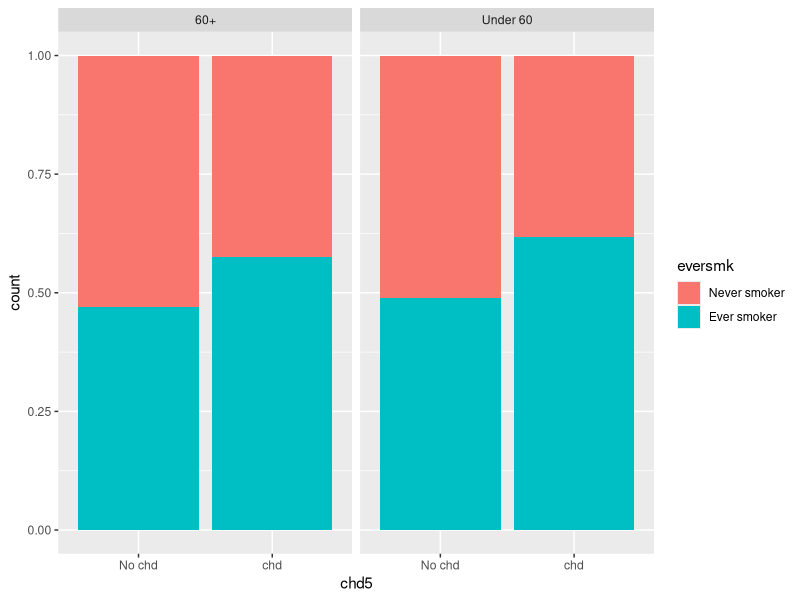
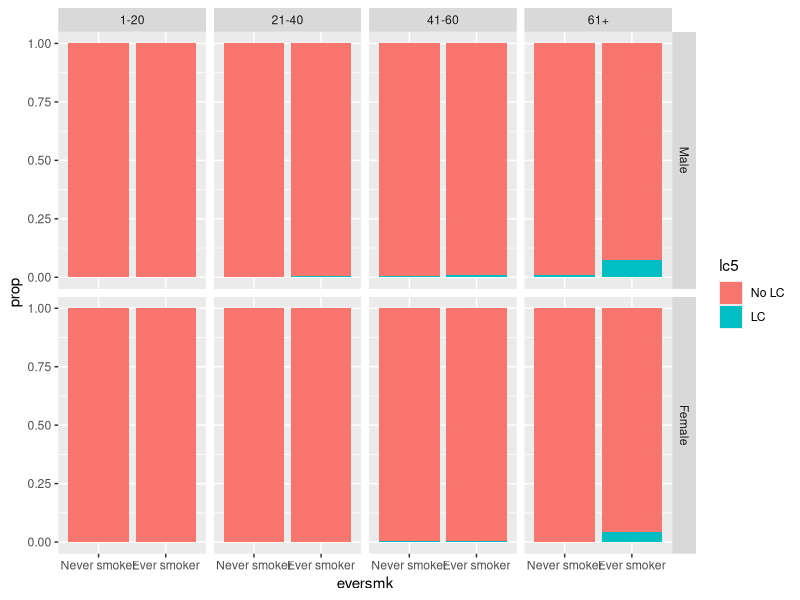
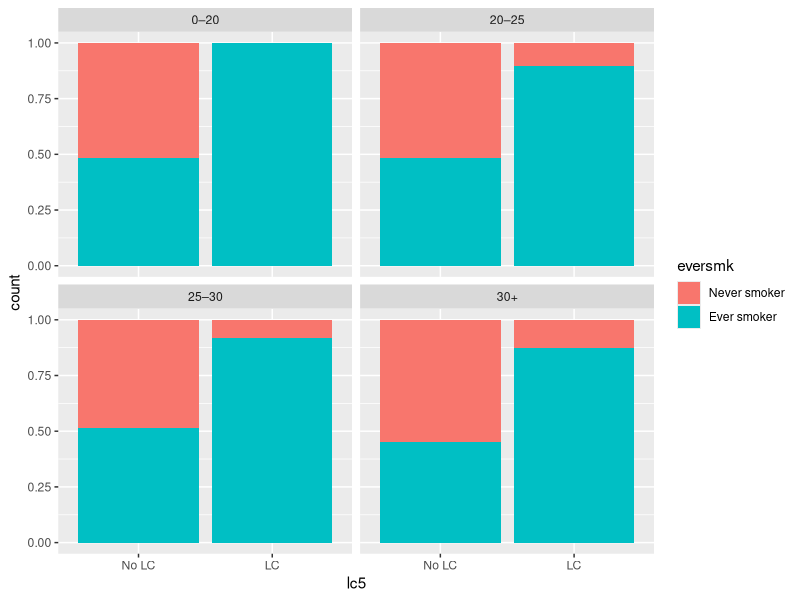
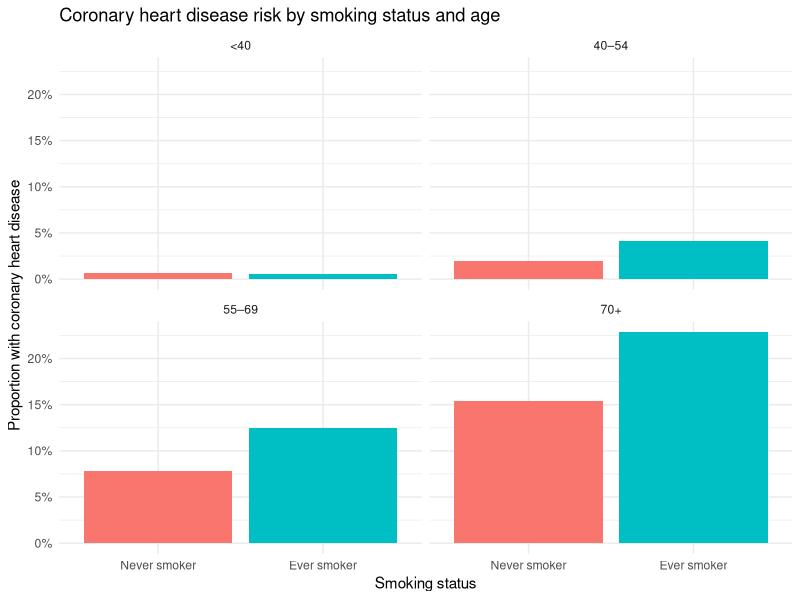
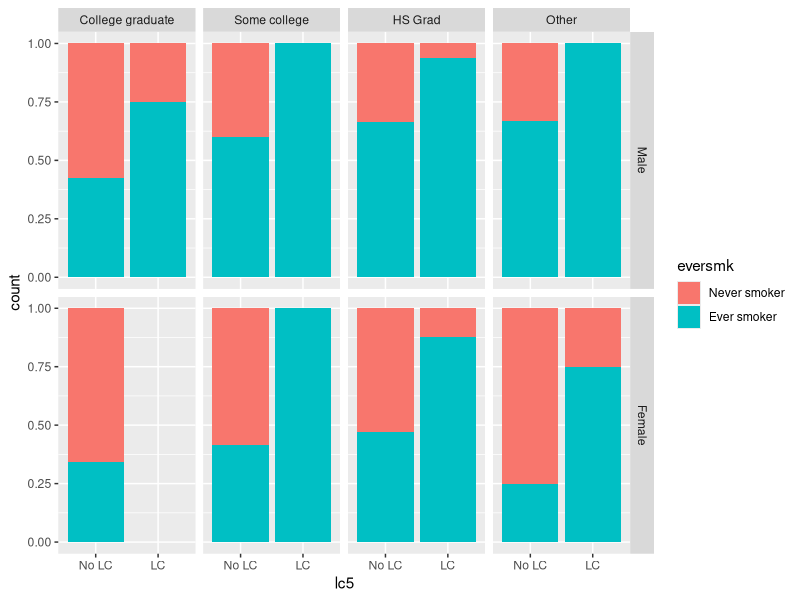
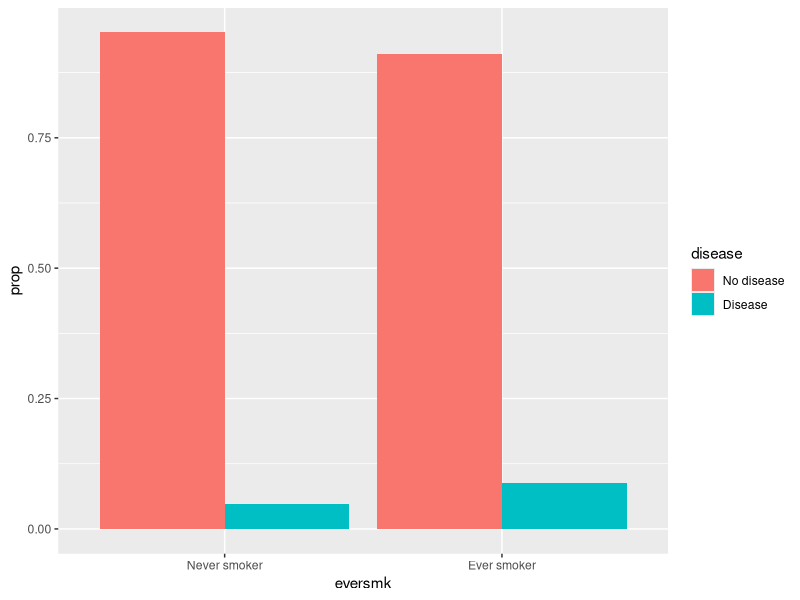
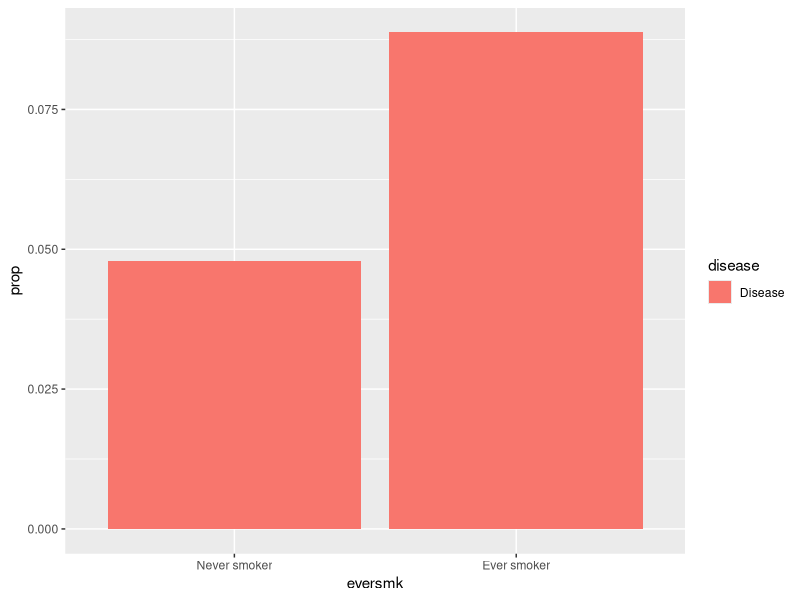
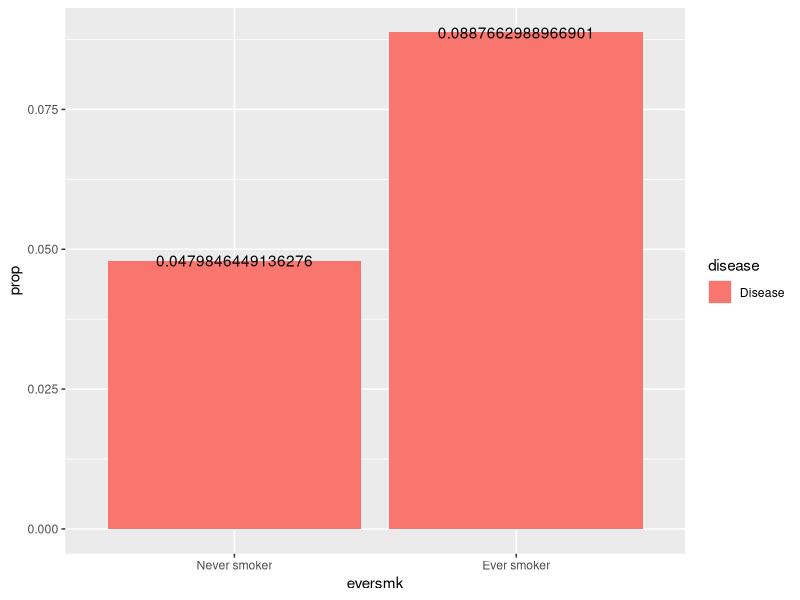

The R script that drew these images, in order:
## ---- chunk 1
knitr::opts_chunk$set(echo = TRUE, message = FALSE)
## ---- chunk 2
library(tidyverse)  # core group of tidyverse packages
library(kableExtra)  # to make nice tables
## ---- chunk 3
nmes_data <- read_csv("module_1/nmesUNPROC.csv")

### Recode eversmk into Never smoker and Ever smoker and recode chd5 into No chd and chd
nmes_data <- nmes_data %>%
  mutate(eversmk = factor(eversmk, levels = c("0", "1"), labels = c("Never smoker", "Ever smoker")),
chd5 = factor(chd5,levels = c("0", "1"), labels = c("No chd", "chd")),
### Create new column to split individuals in age groups
    age_group = ifelse(age < 60, "Under 60", "60+")
         )

ggplot(data=nmes_data) + geom_bar(mapping = aes(x=chd5, fill=eversmk), position="fill") + facet_wrap(~age_group)


## ---- chunk 4

## ---- chunk 5
nmes_data <- read_csv("module_1/nmesUNPROC.csv")

nmes_data <- nmes_data %>%
  mutate(eversmk = factor(eversmk, 
                          levels = c("0", "1"), 
                          labels = c("Never smoker", "Ever smoker")),
         lc5 = factor(lc5, 
                      levels = c("0", "1"), 
                      labels = c("No LC", "LC")),
         
         female = factor(female, 
                         levels = c("0", "1"), 
                         labels = c("Male", "Female")),
         
         age = cut (age, 
                    breaks = c(0, 20, 40, 60, Inf), 
                    labels = c("1-20", "21-40", "41-60", "61+"))

         )


my_table <- nmes_data %>%
  count(age, female, lc5, eversmk) %>%
  group_by(age, female, eversmk) %>%
  mutate(prop = n/sum(n))


ggplot(data = my_table) + 
  geom_bar(aes(x = eversmk, y = prop, fill = lc5), stat = "identity", position = "stack") +
  facet_grid(female ~ age)

## ---- chunk 6

## ---- chunk 7
nmes_data <- read_csv("module_1/nmesUNPROC.csv")

nmes_data <- nmes_data %>%
  filter(bmi > 0) %>%
  mutate(
    eversmk = factor(eversmk, levels = c(0, 1), labels = c("Never smoker", "Ever smoker")),
    lc5     = factor(lc5,     levels = c(0, 1), labels = c("No LC", "LC")),
    bmi_cat = case_when(
      bmi < 20                ~ "0–20",
      bmi >= 20 & bmi < 25    ~ "20–25",
      bmi >= 25 & bmi < 30    ~ "25–30",
      bmi >= 30               ~ "30+",
    ),
    bmi_cat = factor(bmi_cat, levels = c("0–20", "20–25", "25–30", "30+"))
  ) %>%
  filter(!is.na(bmi_cat))

ggplot(nmes_data) +
  geom_bar(aes(x = lc5, fill = eversmk), position = "fill") +
  facet_wrap(~ bmi_cat) 
## ---- chunk 8

## ---- chunk 9
nmes_data <- read_csv("module_1/nmesUNPROC.csv")

nmes_data <- nmes_data %>%
  mutate(
    smoker = factor(
      if_else(eversmk == 1, "Ever smoker", "Never smoker"),
      levels = c("Never smoker", "Ever smoker")
    ),
    chd = chd5
  )

### Create age groups to compare smokers and non-smokers of similar age

nmes_data <- nmes_data %>%
  mutate(
    age_group = cut(
      age,
      breaks = c(0, 40, 55, 70, Inf),
      labels = c("<40", "40–54", "55–69", "70+")
    )
  )

plot_data <- nmes_data %>%
  group_by(age_group, smoker) %>%
  summarize(
    disease_risk = mean(chd, na.rm = TRUE),
    .groups = "drop" #ungroup the data after summarizing
  )

### Plot coronary heart disease risk by smoking status, stratified by age

ggplot(plot_data, aes(x = smoker, y = disease_risk, fill = smoker)) +
  geom_col(position = "dodge") +
  facet_wrap(~ age_group) +
  scale_y_continuous(labels = scales::percent_format(accuracy = 1)) +
  labs(
    title = "Coronary heart disease risk by smoking status and age",
    x = "Smoking status",
    y = "Proportion with coronary heart disease"
  ) +
  theme_minimal() +
  theme(legend.position = "none")

## ---- chunk 10

## ---- chunk 11
nmes_data <- read_csv("module_1/nmesUNPROC.csv")

nmes_data <- nmes_data %>%
  mutate(educate = factor(educate,
                    levels = c("1", "2", "3", "4"),
                    labels = c("College graduate", "Some college", "HS Grad", "Other")),
         female = factor(female, 
                         levels = c("0", "1"),
                         labels = c("Male", "Female")),
         eversmk = factor(eversmk, 
                          levels = c("0", "1"), 
                          labels = c("Never smoker", "Ever smoker")),
         lc5 = factor(lc5, 
                      levels = c("0", "1"), 
                      labels = c("No LC", "LC")),
         poor = factor(poor,
                       levels = c("0", "1"),
                       labels = c("Not poor", "Poor"))
         )

ggplot(data = nmes_data) + 
  geom_bar(mapping = aes(x = lc5, fill = eversmk), position = "fill") +
  facet_grid(female~educate)

## ---- chunk 12

## ---- chunk 13
nmes_data <- read_csv("module_1/nmesUNPROC.csv")

nmes_data <- nmes_data %>%
  mutate(eversmk = factor(eversmk, 
                          levels = c("0", "1"), 
                          labels = c("Never smoker", "Ever smoker")),
         lc5 = factor(lc5, 
                      levels = c("0", "1"), 
                      labels = c("No LC", "LC")),
         female = factor(female, 
                         levels = c("0", "1"), 
                         labels = c("Male", "Female")))
# Table stratified by gender
my_table <- nmes_data %>%
  count(lc5, eversmk, female) %>%
  group_by(eversmk, female) %>%
  mutate(prop = n/sum(n)) %>%
  rename(
    "Smoking Status" = eversmk, 
    "Lung Cancer (LC) Status" = lc5,
    "Gender" = female
  )
my_table %>%
  kable(digits = 3) %>%
  kable_styling()


## ---- chunk 14

## ---- chunk 15
nmes_data <- read_csv("module_1/nmesUNPROC.csv")

nmes_data <- nmes_data %>%
  mutate(eversmk = factor(eversmk, 
                          levels = c("0", "1"), 
                          labels = c("Never smoker", "Ever smoker")),
         lc5 = factor(lc5, 
                      levels = c("0", "1"), 
                      labels = c("No LC", "LC")),
         chd5 = factor(chd5, 
                       levels = c("0", "1"), 
                       labels = c("No CHD", "CHD"))
         )

#etc, fill in the rest of appropriate variables here
## ---- chunk 16
nmes_data <- nmes_data %>%
  mutate(disease = factor(lc5 == "LC" | chd5 == "CHD", 
                          levels=c(FALSE, TRUE), 
                          labels=c("No disease", "Disease")))


# We can take a look at the combined variable with the two individual variables
nmes_data %>%
  count(disease, lc5, chd5)
## ---- chunk 17
my_table <- nmes_data %>%
  count(eversmk, disease) %>%
  group_by(eversmk) %>%
  mutate(prop = n/sum(n))

my_table
## ---- chunk 18
ggplot(data = my_table) + 
  geom_bar(aes(x = eversmk, y = prop, fill = disease), stat = "identity", position = "dodge")
## ---- chunk 19
my_table %>%
  filter(disease == "Disease") %>%
  ggplot() + 
  geom_bar(aes(x = eversmk, y = prop, fill = disease), stat = "identity")
## ---- chunk 20
my_table %>%
  filter(disease == "Disease") %>%
  ggplot() + 
  geom_bar(aes(x = eversmk, y = prop, fill = disease), stat = "identity") + 
  geom_text(aes(x = eversmk, y = prop, label = prop))
## ---- chunk 21
my_table <- nmes_data %>%
  count(eversmk, disease) %>%
  group_by(eversmk) %>%
  mutate(percent =round(n/sum(n)*100,1))

my_table

my_table %>%
  filter(disease == "Disease") %>%
  ggplot() + 
  geom_bar(aes(x = eversmk, y = percent, fill = disease), stat = "identity") + 
  geom_text(aes(x = eversmk, y = percent, label = percent), vjust = -0.8)
## ---- chunk 22

nmes_data %>%
  group_by(eversmk, lc5, chd5, .drop=FALSE) %>%
  count() 
## ---- chunk 23
ggplot(data = nmes_data) + 
  geom_bar(mapping = aes(x = eversmk, fill = disease), position = "fill") +
  facet_wrap(~beltuse)

ggplot(data = nmes_data) + 
  geom_bar(mapping = aes(x = eversmk, fill = disease), position = "fill") +
  facet_grid(marital~beltuse)
## ---- chunk 24
my_table <- nmes_data %>%
  count(eversmk, disease) %>%
  group_by(eversmk) %>%
  mutate(prop = n/sum(n))

my_table

ggplot(data = my_table) + 
  geom_bar(aes(x = eversmk, y = prop, fill = disease), stat = "identity", position = "dodge")
## ---- chunk 25
my_table <- nmes_data %>%
  count(beltuse, eversmk, disease) %>%
  group_by(eversmk) %>%
  mutate(prop = n/sum(n))

my_table

ggplot(data = my_table) + 
  geom_bar(aes(x = eversmk, y = prop, fill = disease), stat = "identity", position = "dodge") +
  facet_wrap(~ beltuse)
## ---- chunk 26
my_table <- nmes_data %>%
  count(beltuse, eversmk, disease) %>%
  group_by(beltuse, eversmk) %>%
  mutate(prop = n/sum(n))

my_table

ggplot(data = my_table) + 
  geom_bar(aes(x = eversmk, y = prop, fill = disease), stat = "identity", position = "dodge") +
  facet_wrap(~ beltuse)
## ---- chunk 27
my_table <- nmes_data %>%
  count(marital, beltuse, eversmk, disease) %>%
  group_by(marital, beltuse, eversmk) %>%
  mutate(prop = n/sum(n))

my_table

ggplot(data = my_table) + 
  geom_bar(aes(x = eversmk, y = prop, fill = disease), stat = "identity", position = "dodge") +
  facet_wrap(marital ~ beltuse)
## ---- chunk 28
nmes_data <- nmes_data %>%
  mutate(poor = factor(poor, levels = c("0", "1"), labels = c("N Poor", "Poor")))

nmes_data <- nmes_data %>%
  mutate(female = factor(female,levels = c("0", "1"), labels = c("M", "F")))

my_table <- nmes_data %>%
   mutate(female_poor = paste(female, poor, sep = " ")) %>%
  mutate(female_poor_smk = paste(female_poor, eversmk, sep = " " )) %>%
  count(lc5, female_poor_smk, educate) %>%
  group_by(female_poor_smk) %>%
  mutate(prop = n/sum(n))

my_table
## ---- chunk 29
nmes_data <- nmes_data %>% 
  mutate(age_cat = cut(age,
                      breaks = c(0,30,60,100),
                      labels = c("Age < 30", "Age 30-60", "Age > 60")))

nmes_data %>% count(age_cat)
## ---- chunk 30
nmes_data <- nmes_data %>% 
  mutate(age_cat = case_when(
    age > 0 & age < 30 ~ "Age < 30",
    age >= 30 & age <=60 ~ "Age 30-60",
    age > 60 ~ "Age > 60"
  ))

nmes_data %>% count(age_cat)
## ---- chunk 31
my_table <- nmes_data %>%
  count(eversmk, disease) %>%
  group_by(eversmk) %>%
  mutate(prop = n/sum(n))

ggplot(data = my_table) + 
  geom_bar(aes(x = eversmk, y = prop, fill = disease), stat = "identity", position = "dodge") +
  labs(y= "Risk of MSCD",
       x= "",
       title= "Risk of MSCD, comparing smokers to non-smokers", 
       fill = "Disease status")
